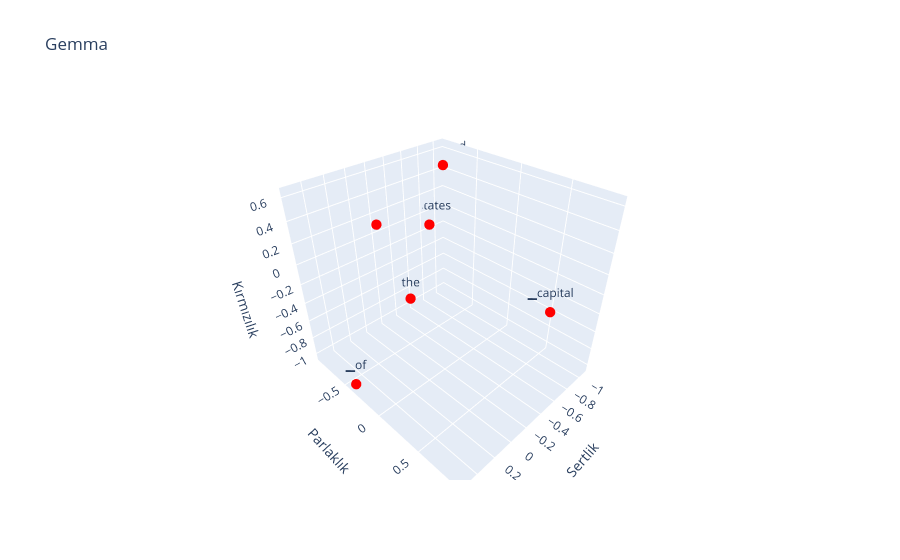

The cell this chart's notebook holds for it:
### Code cell
sentences = [
  {
    "words": gemma_meaning.detach().cpu().float().numpy(),
    "labels": gemma_tokenizer.tokenize("the capital of united states"),
    "color": "red",
  },
]
plot_dots(sentences, "Gemma", dims=[20,21,22])

### Figure 1 — Plotly figure (JSON) as saved in the notebook; plotly's stock layout.template omitted (floating-point values rounded to 4 significant figures)
{"data": [{"hoverinfo": "text", "marker": {"color": "red", "size": 6}, "mode": "markers+text", "text": ["the", "▁capital", "▁of", "▁united", "▁states"], "type": "scatter3d", "x": [0.09033, -0.3906, 0.5312, -1.07, -0.8203, 0.3711], "y": [-0.0918, 0.8984, -0.3926, -0.9023, -0.8477, -0.05615], "z": [-0.1514, -0.008301, -1.031, 0.4434, -0.09326, 0.625]}], "layout": {"scene": {"xaxis": {"title": {"text": "Sertlik"}}, "yaxis": {"title": {"text": "Parlaklık"}}, "zaxis": {"title": {"text": "Kırmızılık"}}}, "title": {"text": "Gemma"}}}
